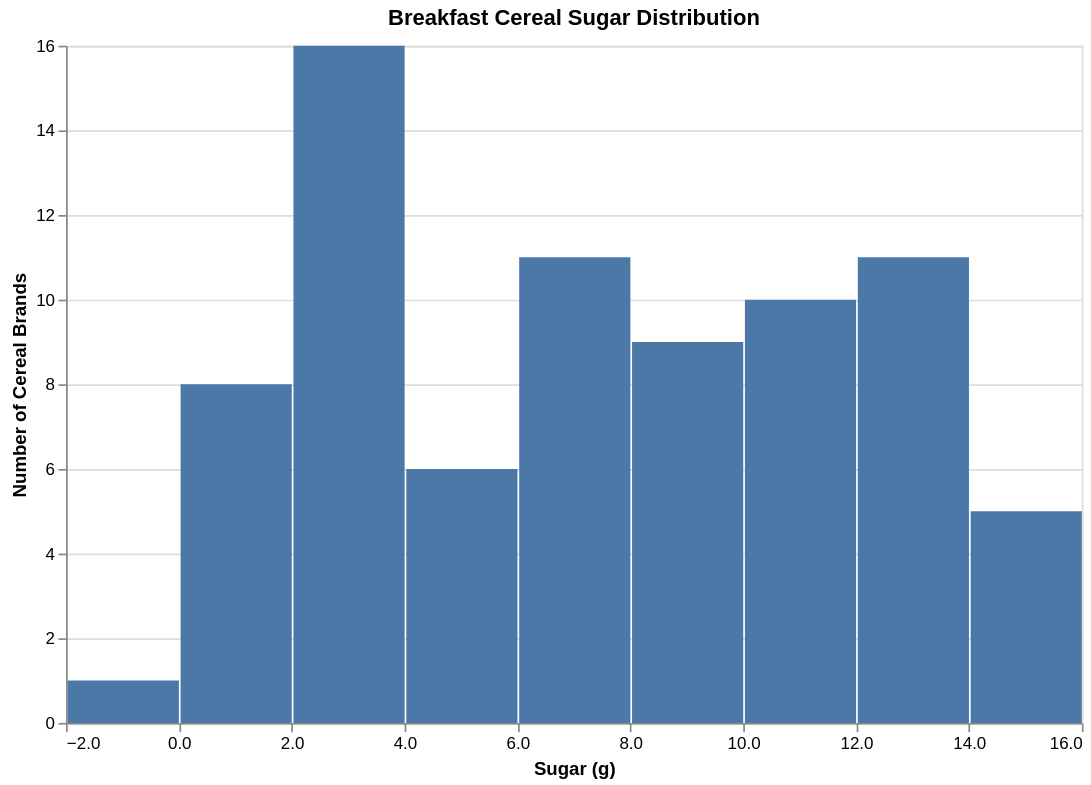

Notebook cell for this chart:
### Markdown cell above
### Altair Version

### Code cell
# Altair version
import altair as alt

# A histogram plot of the sugar content in all cereals.
histo = alt.Chart(cereal).mark_bar().encode(
    alt.X('sugars', bin=True, title='Sugar (g)'),
    alt.Y('count()', title='Number of Cereal Brands')
).properties(
    width=600,
    height=400,
    title='Breakfast Cereal Sugar Distribution'
)

histo

### Figure 1 — Vega-Lite specification as saved in the notebook (floating-point values rounded to 4 significant figures)
{"config": {"view": {"continuousWidth": 300, "continuousHeight": 300}}, "data": {"name": "data-960bed69b2ad4b93a3539e229313ea48"}, "mark": {"type": "bar"}, "encoding": {"x": {"bin": true, "field": "sugars", "title": "Sugar (g)", "type": "quantitative"}, "y": {"aggregate": "count", "title": "Number of Cereal Brands", "type": "quantitative"}}, "height": 400, "title": "Breakfast Cereal Sugar Distribution", "width": 600, "$schema": "https://vega.github.io/schema/vega-lite/v5.20.1.json", "datasets": {"data-960bed69b2ad4b93a3539e229313ea48": [{"name": "100% Bran", "mfr": "N", "type": "C", "calories": 70, "protein": 4, "fat": 1, "sodium": 130, "fiber": 10.0, "carbo": 5.0, "sugars": 6, "potass": 280, "vitamins": 25, "shelf": 3, "weight": 1.0, "cups": 0.33, "rating": 68.4, "mfr_name": "Nabisco"}, {"name": "100% Natural Bran", "mfr": "Q", "type": "C", "calories": 120, "protein": 3, "fat": 5, "sodium": 15, "fiber": 2.0, "carbo": 8.0, "sugars": 8, "potass": 135, "vitamins": 0, "shelf": 3, "weight": 1.0, "cups": 1.0, "rating": 33.98, "mfr_name": "Quaker Oats"}, {"name": "All-Bran", "mfr": "K", "type": "C", "calories": 70, "protein": 4, "fat": 1, "sodium": 260, "fiber": 9.0, "carbo": 7.0, "sugars": 5, "potass": 320, "vitamins": 25, "shelf": 3, "weight": 1.0, "cups": 0.33, "rating": 59.43, "mfr_name": "Kelloggs"}, {"name": "All-Bran with Extra Fiber", "mfr": "K", "type": "C", "calories": 50, "protein": 4, "fat": 0, "sodium": 140, "fiber": 14.0, "carbo": 8.0, "sugars": 0, "potass": 330, "vitamins": 25, "shelf": 3, "weight": 1.0, "cups": 0.5, "rating": 93.7, "mfr_name": "Kelloggs"}, {"name": "Almond Delight", "mfr": "R", "type": "C", "calories": 110, "protein": 2, "fat": 2, "sodium": 200, "fiber": 1.0, "carbo": 14.0, "sugars": 8, "potass": -1, "vitamins": 25, "shelf": 3, "weight": 1.0, "cups": 0.75, "rating": 34.38, "mfr_name": "Ralston Purina"}, {"name": "Apple Cinnamon Cheerios", "mfr": "G", "type": "C", "calories": 110, "protein": 2, "fat": 2, "sodium": 180, "fiber": 1.5, "carbo": 10.5, "sugars": 10, "potass": 70, "vitamins": 25, "shelf": 1, "weight": 1.0, "cups": 0.75, "rating": 29.51, "mfr_name": "General Mills"}, {"name": "Apple Jacks", "mfr": "K", "type": "C", "calories": 110, "protein": 2, "fat": 0, "sodium": 125, "fiber": 1.0, "carbo": 11.0, "sugars": 14, "potass": 30, "vitamins": 25, "shelf": 2, "weight": 1.0, "cups": 1.0, "rating": 33.17, "mfr_name": "Kelloggs"}, {"name": "Basic 4", "mfr": "G", "type": "C", "calories": 130, "protein": 3, "fat": 2, "sodium": 210, "fiber": 2.0, "carbo": 18.0, "sugars": 8, "potass": 100, "vitamins": 25, "shelf": 3, "weight": 1.33, "cups": 0.75, "rating": 37.04, "mfr_name": "General Mills"}, {"name": "Bran Chex", "mfr": "R", "type": "C", "calories": 90, "protein": 2, "fat": 1, "sodium": 200, "fiber": 4.0, "carbo": 15.0, "sugars": 6, "potass": 125, "vitamins": 25, "shelf": 1, "weight": 1.0, "cups": 0.67, "rating": 49.12, "mfr_name": "Ralston Purina"}, {"name": "Bran Flakes", "mfr": "P", "type": "C", "calories": 90, "protein": 3, "fat": 0, "sodium": 210, "fiber": 5.0, "carbo": 13.0, "sugars": 5, "potass": 190, "vitamins": 25, "shelf": 3, "weight": 1.0, "cups": 0.67, "rating": 53.31, "mfr_name": "Post"}, {"name": "Cap'n'Crunch", "mfr": "Q", "type": "C", "calories": 120, "protein": 1, "fat": 2, "sodium": 220, "fiber": 0.0, "carbo": 12.0, "sugars": 12, "potass": 35, "vitamins": 25, "shelf": 2, "weight": 1.0, "cups": 0.75, "rating": 18.04, "mfr_name": "Quaker Oats"}, {"name": "Cheerios", "mfr": "G", "type": "C", "calories": 110, "protein": 6, "fat": 2, "sodium": 290, "fiber": 2.0, "carbo": 17.0, "sugars": 1, "potass": 105, "vitamins": 25, "shelf": 1, "weight": 1.0, "cups": 1.25, "rating": 50.76, "mfr_name": "General Mills"}, {"name": "Cinnamon Toast Crunch", "mfr": "G", "type": "C", "calories": 120, "protein": 1, "fat": 3, "sodium": 210, "fiber": 0.0, "carbo": 13.0, "sugars": 9, "potass": 45, "vitamins": 25, "shelf": 2, "weight": 1.0, "cups": 0.75, "rating": 19.82, "mfr_name": "General Mills"}, {"name": "Clusters", "mfr": "G", "type": "C", "calories": 110, "protein": 3, "fat": 2, "sodium": 140, "fiber": 2.0, "carbo": 13.0, "sugars": 7, "potass": 105, "vitamins": 25, "shelf": 3, "weight": 1.0, "cups": 0.5, "rating": 40.4, "mfr_name": "General Mills"}, {"name": "Cocoa Puffs", "mfr": "G", "type": "C", "calories": 110, "protein": 1, "fat": 1, "sodium": 180, "fiber": 0.0, "carbo": 12.0, "sugars": 13, "potass": 55, "vitamins": 25, "shelf": 2, "weight": 1.0, "cups": 1.0, "rating": 22.74, "mfr_name": "General Mills"}, {"name": "Corn Chex", "mfr": "R", "type": "C", "calories": 110, "protein": 2, "fat": 0, "sodium": 280, "fiber": 0.0, "carbo": 22.0, "sugars": 3, "potass": 25, "vitamins": 25, "shelf": 1, "weight": 1.0, "cups": 1.0, "rating": 41.45, "mfr_name": "Ralston Purina"}, {"name": "Corn Flakes", "mfr": "K", "type": "C", "calories": 100, "protein": 2, "fat": 0, "sodium": 290, "fiber": 1.0, "carbo": 21.0, "sugars": 2, "potass": 35, "vitamins": 25, "shelf": 1, "weight": 1.0, "cups": 1.0, "rating": 45.86, "mfr_name": "Kelloggs"}, {"name": "Corn Pops", "mfr": "K", "type": "C", "calories": 110, "protein": 1, "fat": 0, "sodium": 90, "fiber": 1.0, "carbo": 13.0, "sugars": 12, "potass": 20, "vitamins": 25, "shelf": 2, "weight": 1.0, "cups": 1.0, "rating": 35.78, "mfr_name": "Kelloggs"}, {"name": "Count Chocula", "mfr": "G", "type": "C", "calories": 110, "protein": 1, "fat": 1, "sodium": 180, "fiber": 0.0, "carbo": 12.0, "sugars": 13, "potass": 65, "vitamins": 25, "shelf": 2, "weight": 1.0, "cups": 1.0, "rating": 22.4, "mfr_name": "General Mills"}, {"name": "Cracklin' Oat Bran", "mfr": "K", "type": "C", "calories": 110, "protein": 3, "fat": 3, "sodium": 140, "fiber": 4.0, "carbo": 10.0, "sugars": 7, "potass": 160, "vitamins": 25, "shelf": 3, "weight": 1.0, "cups": 0.5, "rating": 40.45, "mfr_name": "Kelloggs"}, {"name": "Cream of Wheat (Quick)", "mfr": "N", "type": "H", "calories": 100, "protein": 3, "fat": 0, "sodium": 80, "fiber": 1.0, "carbo": 21.0, "sugars": 0, "potass": -1, "vitamins": 0, "shelf": 2, "weight": 1.0, "cups": 1.0, "rating": 64.53, "mfr_name": "Nabisco"}, {"name": "Crispix", "mfr": "K", "type": "C", "calories": 110, "protein": 2, "fat": 0, "sodium": 220, "fiber": 1.0, "carbo": 21.0, "sugars": 3, "potass": 30, "vitamins": 25, "shelf": 3, "weight": 1.0, "cups": 1.0, "rating": 46.9, "mfr_name": "Kelloggs"}, {"name": "Crispy Wheat & Raisins", "mfr": "G", "type": "C", "calories": 100, "protein": 2, "fat": 1, "sodium": 140, "fiber": 2.0, "carbo": 11.0, "sugars": 10, "potass": 120, "vitamins": 25, "shelf": 3, "weight": 1.0, "cups": 0.75, "rating": 36.18, "mfr_name": "General Mills"}, {"name": "Double Chex", "mfr": "R", "type": "C", "calories": 100, "protein": 2, "fat": 0, "sodium": 190, "fiber": 1.0, "carbo": 18.0, "sugars": 5, "potass": 80, "vitamins": 25, "shelf": 3, "weight": 1.0, "cups": 0.75, "rating": 44.33, "mfr_name": "Ralston Purina"}, {"name": "Froot Loops", "mfr": "K", "type": "C", "calories": 110, "protein": 2, "fat": 1, "sodium": 125, "fiber": 1.0, "carbo": 11.0, "sugars": 13, "potass": 30, "vitamins": 25, "shelf": 2, "weight": 1.0, "cups": 1.0, "rating": 32.21, "mfr_name": "Kelloggs"}, {"name": "Frosted Flakes", "mfr": "K", "type": "C", "calories": 110, "protein": 1, "fat": 0, "sodium": 200, "fiber": 1.0, "carbo": 14.0, "sugars": 11, "potass": 25, "vitamins": 25, "shelf": 1, "weight": 1.0, "cups": 0.75, "rating": 31.44, "mfr_name": "Kelloggs"}, {"name": "Frosted Mini-Wheats", "mfr": "K", "type": "C", "calories": 100, "protein": 3, "fat": 0, "sodium": 0, "fiber": 3.0, "carbo": 14.0, "sugars": 7, "potass": 100, "vitamins": 25, "shelf": 2, "weight": 1.0, "cups": 0.8, "rating": 58.35, "mfr_name": "Kelloggs"}, {"name": "Fruit & Fibre Dates; Walnuts; and Oats", "mfr": "P", "type": "C", "calories": 120, "protein": 3, "fat": 2, "sodium": 160, "fiber": 5.0, "carbo": 12.0, "sugars": 10, "potass": 200, "vitamins": 25, "shelf": 3, "weight": 1.25, "cups": 0.67, "rating": 40.92, "mfr_name": "Post"}, {"name": "Fruitful Bran", "mfr": "K", "type": "C", "calories": 120, "protein": 3, "fat": 0, "sodium": 240, "fiber": 5.0, "carbo": 14.0, "sugars": 12, "potass": 190, "vitamins": 25, "shelf": 3, "weight": 1.33, "cups": 0.67, "rating": 41.02, "mfr_name": "Kelloggs"}, {"name": "Fruity Pebbles", "mfr": "P", "type": "C", "calories": 110, "protein": 1, "fat": 1, "sodium": 135, "fiber": 0.0, "carbo": 13.0, "sugars": 12, "potass": 25, "vitamins": 25, "shelf": 2, "weight": 1.0, "cups": 0.75, "rating": 28.03, "mfr_name": "Post"}, {"name": "Golden Crisp", "mfr": "P", "type": "C", "calories": 100, "protein": 2, "fat": 0, "sodium": 45, "fiber": 0.0, "carbo": 11.0, "sugars": 15, "potass": 40, "vitamins": 25, "shelf": 1, "weight": 1.0, "cups": 0.88, "rating": 35.25, "mfr_name": "Post"}, {"name": "Golden Grahams", "mfr": "G", "type": "C", "calories": 110, "protein": 1, "fat": 1, "sodium": 280, "fiber": 0.0, "carbo": 15.0, "sugars": 9, "potass": 45, "vitamins": 25, "shelf": 2, "weight": 1.0, "cups": 0.75, "rating": 23.8, "mfr_name": "General Mills"}, {"name": "Grape Nuts Flakes", "mfr": "P", "type": "C", "calories": 100, "protein": 3, "fat": 1, "sodium": 140, "fiber": 3.0, "carbo": 15.0, "sugars": 5, "potass": 85, "vitamins": 25, "shelf": 3, "weight": 1.0, "cups": 0.88, "rating": 52.08, "mfr_name": "Post"}, {"name": "Grape-Nuts", "mfr": "P", "type": "C", "calories": 110, "protein": 3, "fat": 0, "sodium": 170, "fiber": 3.0, "carbo": 17.0, "sugars": 3, "potass": 90, "vitamins": 25, "shelf": 3, "weight": 1.0, "cups": 0.25, "rating": 53.37, "mfr_name": "Post"}, {"name": "Great Grains Pecan", "mfr": "P", "type": "C", "calories": 120, "protein": 3, "fat": 3, "sodium": 75, "fiber": 3.0, "carbo": 13.0, "sugars": 4, "potass": 100, "vitamins": 25, "shelf": 3, "weight": 1.0, "cups": 0.33, "rating": 45.81, "mfr_name": "Post"}, {"name": "Honey Graham Ohs", "mfr": "Q", "type": "C", "calories": 120, "protein": 1, "fat": 2, "sodium": 220, "fiber": 1.0, "carbo": 12.0, "sugars": 11, "potass": 45, "vitamins": 25, "shelf": 2, "weight": 1.0, "cups": 1.0, "rating": 21.87, "mfr_name": "Quaker Oats"}, {"name": "Honey Nut Cheerios", "mfr": "G", "type": "C", "calories": 110, "protein": 3, "fat": 1, "sodium": 250, "fiber": 1.5, "carbo": 11.5, "sugars": 10, "potass": 90, "vitamins": 25, "shelf": 1, "weight": 1.0, "cups": 0.75, "rating": 31.07, "mfr_name": "General Mills"}, {"name": "Honey-comb", "mfr": "P", "type": "C", "calories": 110, "protein": 1, "fat": 0, "sodium": 180, "fiber": 0.0, "carbo": 14.0, "sugars": 11, "potass": 35, "vitamins": 25, "shelf": 1, "weight": 1.0, "cups": 1.33, "rating": 28.74, "mfr_name": "Post"}, {"name": "Just Right Crunchy  Nuggets", "mfr": "K", "type": "C", "calories": 110, "protein": 2, "fat": 1, "sodium": 170, "fiber": 1.0, "carbo": 17.0, "sugars": 6, "potass": 60, "vitamins": 100, "shelf": 3, "weight": 1.0, "cups": 1.0, "rating": 36.52, "mfr_name": "Kelloggs"}, {"name": "Just Right Fruit & Nut", "mfr": "K", "type": "C", "calories": 140, "protein": 3, "fat": 1, "sodium": 170, "fiber": 2.0, "carbo": 20.0, "sugars": 9, "potass": 95, "vitamins": 100, "shelf": 3, "weight": 1.3, "cups": 0.75, "rating": 36.47, "mfr_name": "Kelloggs"}, {"name": "Kix", "mfr": "G", "type": "C", "calories": 110, "protein": 2, "fat": 1, "sodium": 260, "fiber": 0.0, "carbo": 21.0, "sugars": 3, "potass": 40, "vitamins": 25, "shelf": 2, "weight": 1.0, "cups": 1.5, "rating": 39.24, "mfr_name": "General Mills"}, {"name": "Life", "mfr": "Q", "type": "C", "calories": 100, "protein": 4, "fat": 2, "sodium": 150, "fiber": 2.0, "carbo": 12.0, "sugars": 6, "potass": 95, "vitamins": 25, "shelf": 2, "weight": 1.0, "cups": 0.67, "rating": 45.33, "mfr_name": "Quaker Oats"}, {"name": "Lucky Charms", "mfr": "G", "type": "C", "calories": 110, "protein": 2, "fat": 1, "sodium": 180, "fiber": 0.0, "carbo": 12.0, "sugars": 12, "potass": 55, "vitamins": 25, "shelf": 2, "weight": 1.0, "cups": 1.0, "rating": 26.73, "mfr_name": "General Mills"}, {"name": "Maypo", "mfr": "A", "type": "H", "calories": 100, "protein": 4, "fat": 1, "sodium": 0, "fiber": 0.0, "carbo": 16.0, "sugars": 3, "potass": 95, "vitamins": 25, "shelf": 2, "weight": 1.0, "cups": 1.0, "rating": 54.85, "mfr_name": "American Home Food Products"}, {"name": "Muesli Raisins; Dates; & Almonds", "mfr": "R", "type": "C", "calories": 150, "protein": 4, "fat": 3, "sodium": 95, "fiber": 3.0, "carbo": 16.0, "sugars": 11, "potass": 170, "vitamins": 25, "shelf": 3, "weight": 1.0, "cups": 1.0, "rating": 37.14, "mfr_name": "Ralston Purina"}, {"name": "Muesli Raisins; Peaches; & Pecans", "mfr": "R", "type": "C", "calories": 150, "protein": 4, "fat": 3, "sodium": 150, "fiber": 3.0, "carbo": 16.0, "sugars": 11, "potass": 170, "vitamins": 25, "shelf": 3, "weight": 1.0, "cups": 1.0, "rating": 34.14, "mfr_name": "Ralston Purina"}, {"name": "Mueslix Crispy Blend", "mfr": "K", "type": "C", "calories": 160, "protein": 3, "fat": 2, "sodium": 150, "fiber": 3.0, "carbo": 17.0, "sugars": 13, "potass": 160, "vitamins": 25, "shelf": 3, "weight": 1.5, "cups": 0.67, "rating": 30.31, "mfr_name": "Kelloggs"}, {"name": "Multi-Grain Cheerios", "mfr": "G", "type": "C", "calories": 100, "protein": 2, "fat": 1, "sodium": 220, "fiber": 2.0, "carbo": 15.0, "sugars": 6, "potass": 90, "vitamins": 25, "shelf": 1, "weight": 1.0, "cups": 1.0, "rating": 40.11, "mfr_name": "General Mills"}, {"name": "Nut&Honey Crunch", "mfr": "K", "type": "C", "calories": 120, "protein": 2, "fat": 1, "sodium": 190, "fiber": 0.0, "carbo": 15.0, "sugars": 9, "potass": 40, "vitamins": 25, "shelf": 2, "weight": 1.0, "cups": 0.67, "rating": 29.92, "mfr_name": "Kelloggs"}, {"name": "Nutri-Grain Almond-Raisin", "mfr": "K", "type": "C", "calories": 140, "protein": 3, "fat": 2, "sodium": 220, "fiber": 3.0, "carbo": 21.0, "sugars": 7, "potass": 130, "vitamins": 25, "shelf": 3, "weight": 1.33, "cups": 0.67, "rating": 40.69, "mfr_name": "Kelloggs"}, {"name": "Nutri-grain Wheat", "mfr": "K", "type": "C", "calories": 90, "protein": 3, "fat": 0, "sodium": 170, "fiber": 3.0, "carbo": 18.0, "sugars": 2, "potass": 90, "vitamins": 25, "shelf": 3, "weight": 1.0, "cups": 1.0, "rating": 59.64, "mfr_name": "Kelloggs"}, {"name": "Oatmeal Raisin Crisp", "mfr": "G", "type": "C", "calories": 130, "protein": 3, "fat": 2, "sodium": 170, "fiber": 1.5, "carbo": 13.5, "sugars": 10, "potass": 120, "vitamins": 25, "shelf": 3, "weight": 1.25, "cups": 0.5, "rating": 30.45, "mfr_name": "General Mills"}, {"name": "Post Nat. Raisin Bran", "mfr": "P", "type": "C", "calories": 120, "protein": 3, "fat": 1, "sodium": 200, "fiber": 6.0, "carbo": 11.0, "sugars": 14, "potass": 260, "vitamins": 25, "shelf": 3, "weight": 1.33, "cups": 0.67, "rating": 37.84, "mfr_name": "Post"}, {"name": "Product 19", "mfr": "K", "type": "C", "calories": 100, "protein": 3, "fat": 0, "sodium": 320, "fiber": 1.0, "carbo": 20.0, "sugars": 3, "potass": 45, "vitamins": 100, "shelf": 3, "weight": 1.0, "cups": 1.0, "rating": 41.5, "mfr_name": "Kelloggs"}, {"name": "Puffed Rice", "mfr": "Q", "type": "C", "calories": 50, "protein": 1, "fat": 0, "sodium": 0, "fiber": 0.0, "carbo": 13.0, "sugars": 0, "potass": 15, "vitamins": 0, "shelf": 3, "weight": 0.5, "cups": 1.0, "rating": 60.76, "mfr_name": "Quaker Oats"}, {"name": "Puffed Wheat", "mfr": "Q", "type": "C", "calories": 50, "protein": 2, "fat": 0, "sodium": 0, "fiber": 1.0, "carbo": 10.0, "sugars": 0, "potass": 50, "vitamins": 0, "shelf": 3, "weight": 0.5, "cups": 1.0, "rating": 63.01, "mfr_name": "Quaker Oats"}, {"name": "Quaker Oat Squares", "mfr": "Q", "type": "C", "calories": 100, "protein": 4, "fat": 1, "sodium": 135, "fiber": 2.0, "carbo": 14.0, "sugars": 6, "potass": 110, "vitamins": 25, "shelf": 3, "weight": 1.0, "cups": 0.5, "rating": 49.51, "mfr_name": "Quaker Oats"}, {"name": "Quaker Oatmeal", "mfr": "Q", "type": "H", "calories": 100, "protein": 5, "fat": 2, "sodium": 0, "fiber": 2.7, "carbo": -1.0, "sugars": -1, "potass": 110, "vitamins": 0, "shelf": 1, "weight": 1.0, "cups": 0.67, "rating": 50.83, "mfr_name": "Quaker Oats"}, {"name": "Raisin Bran", "mfr": "K", "type": "C", "calories": 120, "protein": 3, "fat": 1, "sodium": 210, "fiber": 5.0, "carbo": 14.0, "sugars": 12, "potass": 240, "vitamins": 25, "shelf": 2, "weight": 1.33, "cups": 0.75, "rating": 39.26, "mfr_name": "Kelloggs"}, {"name": "Raisin Nut Bran", "mfr": "G", "type": "C", "calories": 100, "protein": 3, "fat": 2, "sodium": 140, "fiber": 2.5, "carbo": 10.5, "sugars": 8, "potass": 140, "vitamins": 25, "shelf": 3, "weight": 1.0, "cups": 0.5, "rating": 39.7, "mfr_name": "General Mills"}, {"name": "Raisin Squares", "mfr": "K", "type": "C", "calories": 90, "protein": 2, "fat": 0, "sodium": 0, "fiber": 2.0, "carbo": 15.0, "sugars": 6, "potass": 110, "vitamins": 25, "shelf": 3, "weight": 1.0, "cups": 0.5, "rating": 55.33, "mfr_name": "Kelloggs"}, {"name": "Rice Chex", "mfr": "R", "type": "C", "calories": 110, "protein": 1, "fat": 0, "sodium": 240, "fiber": 0.0, "carbo": 23.0, "sugars": 2, "potass": 30, "vitamins": 25, "shelf": 1, "weight": 1.0, "cups": 1.13, "rating": 42.0, "mfr_name": "Ralston Purina"}, {"name": "Rice Krispies", "mfr": "K", "type": "C", "calories": 110, "protein": 2, "fat": 0, "sodium": 290, "fiber": 0.0, "carbo": 22.0, "sugars": 3, "potass": 35, "vitamins": 25, "shelf": 1, "weight": 1.0, "cups": 1.0, "rating": 40.56, "mfr_name": "Kelloggs"}, {"name": "Shredded Wheat", "mfr": "N", "type": "C", "calories": 80, "protein": 2, "fat": 0, "sodium": 0, "fiber": 3.0, "carbo": 16.0, "sugars": 0, "potass": 95, "vitamins": 0, "shelf": 1, "weight": 0.83, "cups": 1.0, "rating": 68.24, "mfr_name": "Nabisco"}, {"name": "Shredded Wheat 'n'Bran", "mfr": "N", "type": "C", "calories": 90, "protein": 3, "fat": 0, "sodium": 0, "fiber": 4.0, "carbo": 19.0, "sugars": 0, "potass": 140, "vitamins": 0, "shelf": 1, "weight": 1.0, "cups": 0.67, "rating": 74.47, "mfr_name": "Nabisco"}, {"name": "Shredded Wheat spoon size", "mfr": "N", "type": "C", "calories": 90, "protein": 3, "fat": 0, "sodium": 0, "fiber": 3.0, "carbo": 20.0, "sugars": 0, "potass": 120, "vitamins": 0, "shelf": 1, "weight": 1.0, "cups": 0.67, "rating": 72.8, "mfr_name": "Nabisco"}, {"name": "Smacks", "mfr": "K", "type": "C", "calories": 110, "protein": 2, "fat": 1, "sodium": 70, "fiber": 1.0, "carbo": 9.0, "sugars": 15, "potass": 40, "vitamins": 25, "shelf": 2, "weight": 1.0, "cups": 0.75, "rating": 31.23, "mfr_name": "Kelloggs"}, {"name": "Special K", "mfr": "K", "type": "C", "calories": 110, "protein": 6, "fat": 0, "sodium": 230, "fiber": 1.0, "carbo": 16.0, "sugars": 3, "potass": 55, "vitamins": 25, "shelf": 1, "weight": 1.0, "cups": 1.0, "rating": 53.13, "mfr_name": "Kelloggs"}, {"name": "Strawberry Fruit Wheats", "mfr": "N", "type": "C", "calories": 90, "protein": 2, "fat": 0, "sodium": 15, "fiber": 3.0, "carbo": 15.0, "sugars": 5, "potass": 90, "vitamins": 25, "shelf": 2, "weight": 1.0, "cups": 1.0, "rating": 59.36, "mfr_name": "Nabisco"}, {"name": "Total Corn Flakes", "mfr": "G", "type": "C", "calories": 110, "protein": 2, "fat": 1, "sodium": 200, "fiber": 0.0, "carbo": 21.0, "sugars": 3, "potass": 35, "vitamins": 100, "shelf": 3, "weight": 1.0, "cups": 1.0, "rating": 38.84, "mfr_name": "General Mills"}, {"name": "Total Raisin Bran", "mfr": "G", "type": "C", "calories": 140, "protein": 3, "fat": 1, "sodium": 190, "fiber": 4.0, "carbo": 15.0, "sugars": 14, "potass": 230, "vitamins": 100, "shelf": 3, "weight": 1.5, "cups": 1.0, "rating": 28.59, "mfr_name": "General Mills"}, {"name": "Total Whole Grain", "mfr": "G", "type": "C", "calories": 100, "protein": 3, "fat": 1, "sodium": 200, "fiber": 3.0, "carbo": 16.0, "sugars": 3, "potass": 110, "vitamins": 100, "shelf": 3, "weight": 1.0, "cups": 1.0, "rating": 46.66, "mfr_name": "General Mills"}, {"name": "Triples", "mfr": "G", "type": "C", "calories": 110, "protein": 2, "fat": 1, "sodium": 250, "fiber": 0.0, "carbo": 21.0, "sugars": 3, "potass": 60, "vitamins": 25, "shelf": 3, "weight": 1.0, "cups": 0.75, "rating": 39.11, "mfr_name": "General Mills"}, {"name": "Trix", "mfr": "G", "type": "C", "calories": 110, "protein": 1, "fat": 1, "sodium": 140, "fiber": 0.0, "carbo": 13.0, "sugars": 12, "potass": 25, "vitamins": 25, "shelf": 2, "weight": 1.0, "cups": 1.0, "rating": 27.75, "mfr_name": "General Mills"}, {"name": "Wheat Chex", "mfr": "R", "type": "C", "calories": 100, "protein": 3, "fat": 1, "sodium": 230, "fiber": 3.0, "carbo": 17.0, "sugars": 3, "potass": 115, "vitamins": 25, "shelf": 1, "weight": 1.0, "cups": 0.67, "rating": 49.79, "mfr_name": "Ralston Purina"}, {"name": "Wheaties", "mfr": "G", "type": "C", "calories": 100, "protein": 3, "fat": 1, "sodium": 200, "fiber": 3.0, "carbo": 17.0, "sugars": 3, "potass": 110, "vitamins": 25, "shelf": 1, "weight": 1.0, "cups": 1.0, "rating": 51.59, "mfr_name": "General Mills"}, {"name": "Wheaties Honey Gold", "mfr": "G", "type": "C", "calories": 110, "protein": 2, "fat": 1, "sodium": 200, "fiber": 1.0, "carbo": 16.0, "sugars": 8, "potass": 60, "vitamins": 25, "shelf": 1, "weight": 1.0, "cups": 0.75, "rating": 36.19, "mfr_name": "General Mills"}]}}
